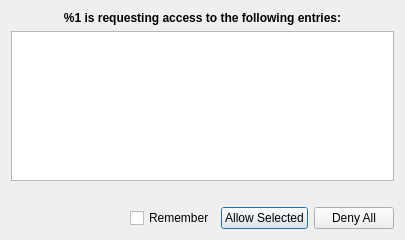
<?xml version="1.0" encoding="UTF-8"?>
<ui version="4.0">
 <class>BrowserAccessControlDialog</class>
 <widget class="QDialog" name="BrowserAccessControlDialog">
  <property name="geometry">
   <rect>
    <x>0</x>
    <y>0</y>
    <width>405</width>
    <height>240</height>
   </rect>
  </property>
  <property name="windowTitle">
   <string>KeePassXC - Browser Access Request</string>
  </property>
  <layout class="QVBoxLayout" name="verticalLayout">
   <item>
    <widget class="QLabel" name="siteLabel">
     <property name="font">
      <font>
       <weight>75</weight>
       <bold>true</bold>
      </font>
     </property>
     <property name="text">
      <string>%1 is requesting access to the following entries:</string>
     </property>
     <property name="alignment">
      <set>Qt::AlignCenter</set>
     </property>
    </widget>
   </item>
   <item>
    <widget class="QTableWidget" name="itemsTable">
     <property name="editTriggers">
      <set>QAbstractItemView::NoEditTriggers</set>
     </property>
     <property name="showDropIndicator" stdset="0">
      <bool>false</bool>
     </property>
     <property name="selectionMode">
      <enum>QAbstractItemView::ExtendedSelection</enum>
     </property>
     <property name="selectionBehavior">
      <enum>QAbstractItemView::SelectRows</enum>
     </property>
     <property name="cornerButtonEnabled">
      <bool>false</bool>
     </property>
     <attribute name="horizontalHeaderVisible">
      <bool>false</bool>
     </attribute>
     <attribute name="verticalHeaderVisible">
      <bool>false</bool>
     </attribute>
    </widget>
   </item>
   <item>
    <layout class="QHBoxLayout" name="horizontalLayout">
     <item>
      <spacer name="horizontalSpacer">
       <property name="orientation">
        <enum>Qt::Horizontal</enum>
       </property>
       <property name="sizeHint" stdset="0">
        <size>
         <width>40</width>
         <height>20</height>
        </size>
       </property>
      </spacer>
     </item>
    </layout>
   </item>
   <item>
    <layout class="QHBoxLayout" name="horizontalLayout">
     <item>
      <spacer name="horizontalSpacer">
       <property name="orientation">
        <enum>Qt::Horizontal</enum>
       </property>
       <property name="sizeHint" stdset="0">
        <size>
         <width>40</width>
         <height>20</height>
        </size>
       </property>
      </spacer>
     </item>
     <item>
      <widget class="QCheckBox" name="rememberDecisionCheckBox">
       <property name="toolTip">
        <string>Remember access to checked entries</string>
       </property>
       <property name="accessibleName">
        <string>Remember access to checked entries</string>
       </property>
       <property name="text">
        <string>Remember</string>
       </property>
      </widget>
     </item>
     <item>
      <widget class="QPushButton" name="allowButton">
       <property name="accessibleName">
        <string>Allow access to entries</string>
       </property>
       <property name="text">
        <string>Allow Selected</string>
       </property>
       <property name="autoDefault">
        <bool>true</bool>
       </property>
       <property name="default">
        <bool>true</bool>
       </property>
      </widget>
     </item>
     <item>
      <widget class="QPushButton" name="denyButton">
       <property name="text">
        <string>Deny All</string>
       </property>
       <property name="autoDefault">
        <bool>true</bool>
       </property>
      </widget>
     </item>
    </layout>
   </item>
  </layout>
 </widget>
 <resources/>
 <connections/>
</ui>
